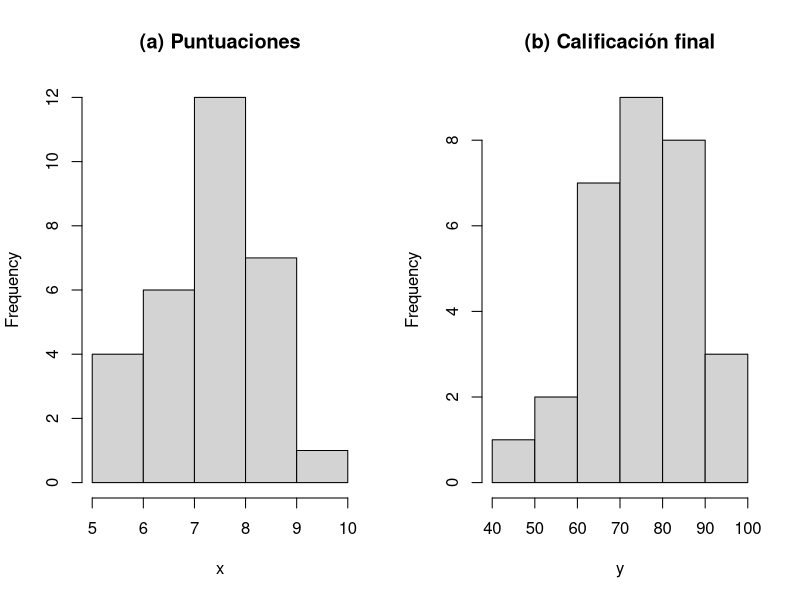

Write the R code that produced this figure.
## ---- chunk 1
x <- c(7.4,8.4,8.8,6.4,10.0,5.5,7.3,5.9,7.1,7.9,        
       7.6,8.8,6.1,7.2,6.6,7.0,5.3,7.9,8.1,7.6,        
       8.0,9.0,8.9,7.5,5.5,8.5,7.4,6.3,7.7,6.9) 
y <- c(79.8,82.0,76.1,62.7,98.2,43.0,76.5,61.4,78.5,88.7,        
       80.7,94.5,50.1,68.3,64.4,67.2,53.9,78.8,85.7,81.7,        
       84.2,87.8,94.1,78.2,62.4,85.1,77.8,67.6,70.2,73.6) 
cat('Media(x) =', mean(x)) 
cat('Desviación estándar(x) =', round(sd(x),2)) 
cat('Media(y) =', round(mean(y),2)) 
cat('Desviación estándar(y) =', round(sd(y),2))
## ---- chunk 2
par(mfrow = c(1, 2)) 
hist(x, main = '(a) Puntuaciones') 
hist(y, main = '(b) Calificación final')
